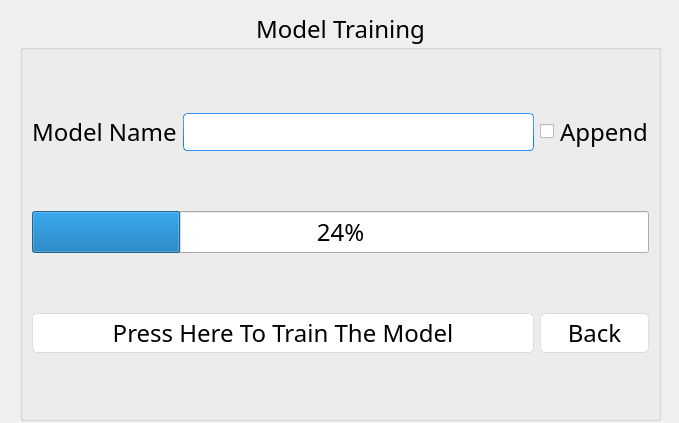
<?xml version="1.0" encoding="UTF-8"?>
<ui version="4.0">
 <class>ModelTraining</class>
 <widget class="QWidget" name="ModelTraining">
  <property name="geometry">
   <rect>
    <x>0</x>
    <y>0</y>
    <width>679</width>
    <height>423</height>
   </rect>
  </property>
  <property name="font">
   <font>
    <family>Bahnschrift Light</family>
    <pointsize>18</pointsize>
    <weight>3</weight>
    <italic>false</italic>
    <bold>false</bold>
   </font>
  </property>
  <property name="windowTitle">
   <string>Form</string>
  </property>
  <property name="styleSheet">
   <string notr="true">font: 25 18pt &quot;Bahnschrift Light&quot;;
</string>
  </property>
  <widget class="QGroupBox" name="groupBox">
   <property name="geometry">
    <rect>
     <x>20</x>
     <y>10</y>
     <width>641</width>
     <height>411</height>
    </rect>
   </property>
   <property name="title">
    <string>Model Training</string>
   </property>
   <property name="alignment">
    <set>Qt::AlignCenter</set>
   </property>
   <property name="flat">
    <bool>true</bool>
   </property>
   <layout class="QGridLayout" name="gridLayout">
    <item row="6" column="2">
     <widget class="QPushButton" name="back_btn">
      <property name="styleSheet">
       <string notr="true">QPushButton{
	font: 25 18pt &quot;Bahnschrift Light&quot;;
	border-style: solid;
	border-top-color: qlineargradient(spread:pad, x1:0.5, y1:1, x2:0.5, y2:0, stop:0 rgb(215, 215, 215), stop:1 rgb(222, 222, 222));
	border-right-color: qlineargradient(spread:pad, x1:0, y1:0.5, x2:1, y2:0.5, stop:0 rgb(217, 217, 217), stop:1 rgb(227, 227, 227));
	border-left-color: qlineargradient(spread:pad, x1:0, y1:0.5, x2:1, y2:0.5, stop:0 rgb(227, 227, 227), stop:1 rgb(217, 217, 217));
	border-bottom-color: qlineargradient(spread:pad, x1:0.5, y1:1, x2:0.5, y2:0, stop:0 rgb(215, 215, 215), stop:1 rgb(222, 222, 222));
	border-width: 1px;
	border-radius: 5px;
	color: rgb(0,0,0);
	padding: 2px;
	background-color: rgb(255,255,255);
}
QPushButton:hover{
	border-style: solid;
	border-top-color: qlineargradient(spread:pad, x1:0.5, y1:1, x2:0.5, y2:0, stop:0 rgb(195, 195, 195), stop:1 rgb(222, 222, 222));
	border-right-color: qlineargradient(spread:pad, x1:0, y1:0.5, x2:1, y2:0.5, stop:0 rgb(197, 197, 197), stop:1 rgb(227, 227, 227));
	border-left-color: qlineargradient(spread:pad, x1:0, y1:0.5, x2:1, y2:0.5, stop:0 rgb(227, 227, 227), stop:1 rgb(197, 197, 197));
	border-bottom-color: qlineargradient(spread:pad, x1:0.5, y1:1, x2:0.5, y2:0, stop:0 rgb(195, 195, 195), stop:1 rgb(222, 222, 222));
	border-width: 1px;
	border-radius: 5px;
	color: rgb(0,0,0);
	padding: 2px;
	background-color: rgb(255,255,255);
}
QPushButton:pressed{
	border-style: solid;
	border-top-color: qlineargradient(spread:pad, x1:0.5, y1:1, x2:0.5, y2:0, stop:0 rgb(215, 215, 215), stop:1 rgb(222, 222, 222));
	border-right-color: qlineargradient(spread:pad, x1:0, y1:0.5, x2:1, y2:0.5, stop:0 rgb(217, 217, 217), stop:1 rgb(227, 227, 227));
	border-left-color: qlineargradient(spread:pad, x1:0, y1:0.5, x2:1, y2:0.5, stop:0 rgb(227, 227, 227), stop:1 rgb(217, 217, 217));
	border-bottom-color: qlineargradient(spread:pad, x1:0.5, y1:1, x2:0.5, y2:0, stop:0 rgb(215, 215, 215), stop:1 rgb(222, 222, 222));
	border-width: 1px;
	border-radius: 5px;
	color: rgb(0,0,0);
	padding: 2px;
	background-color: rgb(142,142,142);
}
QPushButton:disabled{
	border-style: solid;
	border-top-color: qlineargradient(spread:pad, x1:0.5, y1:1, x2:0.5, y2:0, stop:0 rgb(215, 215, 215), stop:1 rgb(222, 222, 222));
	border-right-color: qlineargradient(spread:pad, x1:0, y1:0.5, x2:1, y2:0.5, stop:0 rgb(217, 217, 217), stop:1 rgb(227, 227, 227));
	border-left-color: qlineargradient(spread:pad, x1:0, y1:0.5, x2:1, y2:0.5, stop:0 rgb(227, 227, 227), stop:1 rgb(217, 217, 217));
	border-bottom-color: qlineargradient(spread:pad, x1:0.5, y1:1, x2:0.5, y2:0, stop:0 rgb(215, 215, 215), stop:1 rgb(222, 222, 222));
	border-width: 1px;
	border-radius: 5px;
	color: #808086;
	padding: 2px;
	background-color: rgb(142,142,142);
}</string>
      </property>
      <property name="text">
       <string>Back</string>
      </property>
     </widget>
    </item>
    <item row="0" column="2">
     <widget class="QCheckBox" name="checkBox">
      <property name="styleSheet">
       <string notr="true">border-width: 1px; border-radius: 4px;

</string>
      </property>
      <property name="text">
       <string>Append</string>
      </property>
     </widget>
    </item>
    <item row="0" column="0">
     <widget class="QLabel" name="label_2">
      <property name="text">
       <string>Model Name</string>
      </property>
     </widget>
    </item>
    <item row="0" column="1">
     <widget class="QLineEdit" name="lineEdit">
      <property name="styleSheet">
       <string notr="true">border-width: 1px; border-radius: 4px;
background-color: rgb(255, 255, 255);
	border-style: solid;
	border-color: qlineargradient(spread:pad, x1:0.5, y1:1, x2:0.5, y2:0, stop:0 rgba(0, 113, 255, 255), stop:1 rgba(91, 171, 252, 255));</string>
      </property>
     </widget>
    </item>
    <item row="6" column="0" colspan="2">
     <widget class="QPushButton" name="pushButton">
      <property name="styleSheet">
       <string notr="true">QPushButton{
	font: 25 18pt &quot;Bahnschrift Light&quot;;
	border-style: solid;
	border-top-color: qlineargradient(spread:pad, x1:0.5, y1:1, x2:0.5, y2:0, stop:0 rgb(215, 215, 215), stop:1 rgb(222, 222, 222));
	border-right-color: qlineargradient(spread:pad, x1:0, y1:0.5, x2:1, y2:0.5, stop:0 rgb(217, 217, 217), stop:1 rgb(227, 227, 227));
	border-left-color: qlineargradient(spread:pad, x1:0, y1:0.5, x2:1, y2:0.5, stop:0 rgb(227, 227, 227), stop:1 rgb(217, 217, 217));
	border-bottom-color: qlineargradient(spread:pad, x1:0.5, y1:1, x2:0.5, y2:0, stop:0 rgb(215, 215, 215), stop:1 rgb(222, 222, 222));
	border-width: 1px;
	border-radius: 5px;
	color: rgb(0,0,0);
	padding: 2px;
	background-color: rgb(255,255,255);
}
QPushButton:hover{
	border-style: solid;
	border-top-color: qlineargradient(spread:pad, x1:0.5, y1:1, x2:0.5, y2:0, stop:0 rgb(195, 195, 195), stop:1 rgb(222, 222, 222));
	border-right-color: qlineargradient(spread:pad, x1:0, y1:0.5, x2:1, y2:0.5, stop:0 rgb(197, 197, 197), stop:1 rgb(227, 227, 227));
	border-left-color: qlineargradient(spread:pad, x1:0, y1:0.5, x2:1, y2:0.5, stop:0 rgb(227, 227, 227), stop:1 rgb(197, 197, 197));
	border-bottom-color: qlineargradient(spread:pad, x1:0.5, y1:1, x2:0.5, y2:0, stop:0 rgb(195, 195, 195), stop:1 rgb(222, 222, 222));
	border-width: 1px;
	border-radius: 5px;
	color: rgb(0,0,0);
	padding: 2px;
	background-color: rgb(255,255,255);
}
QPushButton:pressed{
	border-style: solid;
	border-top-color: qlineargradient(spread:pad, x1:0.5, y1:1, x2:0.5, y2:0, stop:0 rgb(215, 215, 215), stop:1 rgb(222, 222, 222));
	border-right-color: qlineargradient(spread:pad, x1:0, y1:0.5, x2:1, y2:0.5, stop:0 rgb(217, 217, 217), stop:1 rgb(227, 227, 227));
	border-left-color: qlineargradient(spread:pad, x1:0, y1:0.5, x2:1, y2:0.5, stop:0 rgb(227, 227, 227), stop:1 rgb(217, 217, 217));
	border-bottom-color: qlineargradient(spread:pad, x1:0.5, y1:1, x2:0.5, y2:0, stop:0 rgb(215, 215, 215), stop:1 rgb(222, 222, 222));
	border-width: 1px;
	border-radius: 5px;
	color: rgb(0,0,0);
	padding: 2px;
	background-color: rgb(142,142,142);
}
QPushButton:disabled{
	border-style: solid;
	border-top-color: qlineargradient(spread:pad, x1:0.5, y1:1, x2:0.5, y2:0, stop:0 rgb(215, 215, 215), stop:1 rgb(222, 222, 222));
	border-right-color: qlineargradient(spread:pad, x1:0, y1:0.5, x2:1, y2:0.5, stop:0 rgb(217, 217, 217), stop:1 rgb(227, 227, 227));
	border-left-color: qlineargradient(spread:pad, x1:0, y1:0.5, x2:1, y2:0.5, stop:0 rgb(227, 227, 227), stop:1 rgb(217, 217, 217));
	border-bottom-color: qlineargradient(spread:pad, x1:0.5, y1:1, x2:0.5, y2:0, stop:0 rgb(215, 215, 215), stop:1 rgb(222, 222, 222));
	border-width: 1px;
	border-radius: 5px;
	color: #808086;
	padding: 2px;
	background-color: rgb(142,142,142);
}</string>
      </property>
      <property name="text">
       <string>Press Here To Train The Model</string>
      </property>
     </widget>
    </item>
    <item row="1" column="0" colspan="3">
     <widget class="QProgressBar" name="progressBar">
      <property name="value">
       <number>24</number>
      </property>
     </widget>
    </item>
   </layout>
  </widget>
 </widget>
 <resources/>
 <connections/>
</ui>
